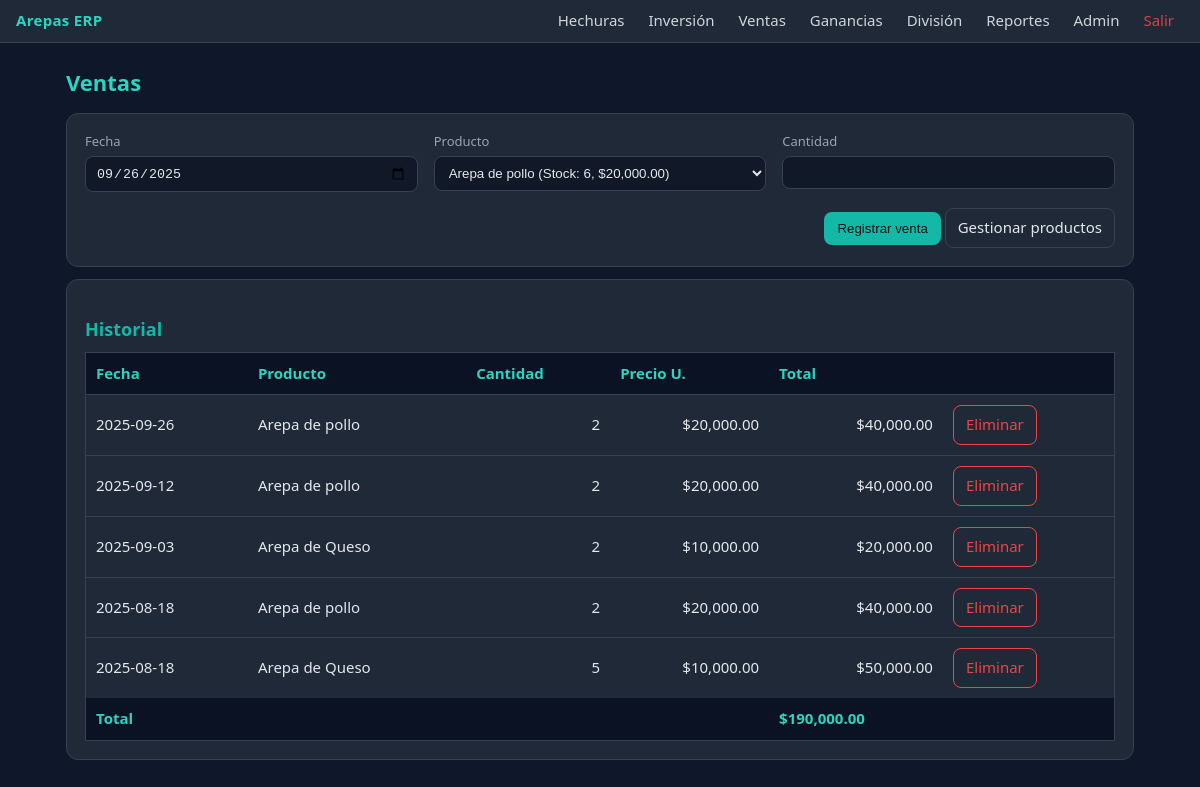
The page /arepas-erp2/public/ventas/index.php (signed in) on the database its author committed.
### tables this page shows
CREATE TABLE `ventas` (
  `id` int(11) NOT NULL,
  `fecha` date NOT NULL,
  `producto` varchar(100) NOT NULL,
  `cantidad` int(11) NOT NULL,
  `precio_unitario` decimal(10,2) NOT NULL,
  `creado_en` timestamp NOT NULL DEFAULT current_timestamp()
);

### arepas-erp2/public/ventas/index.php (the view, shortened to what this page needs)
<?php
$pdo = Database::getInstance();
$productos = $pdo->query("SELECT * FROM productos ORDER BY nombre")->fetchAll(PDO::FETCH_ASSOC);
$ventas = $pdo->query("SELECT * FROM ventas ORDER BY fecha DESC, id DESC")->fetchAll(PDO::FETCH_ASSOC);
$totalVentas = 0; foreach($ventas as $v){ $totalVentas += $v['cantidad']*$v['precio_unitario']; }
?>
<h1>Ventas</h1>
<div class="card">
  <form method="post" class="grid grid-3">
    <div>
      <label>Fecha</label>
      <input type="date" name="fecha" value="<?= date('Y-m-d') ?>" required>
    </div>
    <div>
      <label>Producto</label>
      <select name="producto_id">
        <?php foreach($productos as $p): ?>
          <option value="<?= $p['id'] ?>"><?= $p['nombre'] ?> (Stock: <?= $p['stock'] ?>, $<?= number_format($p['precio'],2) ?>)</option>
        <?php endforeach; ?>
      </select>
    </div>
    <div>
      <label>Cantidad</label>
      <input type="number" name="cantidad" min="1" required>
    </div>
    <div style="grid-column:1/-1;text-align:right">
      <button class="btn btn-primary">Registrar venta</button>
      <a class="btn btn-ghost" href="/arepas-erp2/public/productos/index.php">Gestionar productos</a>
    </div>
  </form>
</div>
<div class="card mt-3">
  <h2>Historial</h2>
  <table class="table">
    <thead><tr><th>Fecha</th><th>Producto</th><th>Cantidad</th><th>Precio U.</th><th>Total</th><th></th></tr></thead>
    <tbody>
      <?php foreach($ventas as $v): ?>
      <tr>
        <td><?= $v['fecha'] ?></td>
        <td><?= $v['producto'] ?></td>
        <td class="right"><?= $v['cantidad'] ?></td>
        <td class="right">$<?= number_format($v['precio_unitario'],2) ?></td>
        <td class="right">$<?= number_format($v['cantidad']*$v['precio_unitario'],2) ?></td>
        <td><a class="btn btn-danger" href="?delete=<?= $v['id'] ?>" onclick="return confirm('¿Eliminar venta?')">Eliminar</a></td>
      </tr>
      <?php endforeach; ?>
      <tr>
        <th colspan="4" class="right">Total</th>
        <th class="right">$<?= number_format($totalVentas,2) ?></th>
        <th></th>
      </tr>
    </tbody>
  </table>
</div>
<?php
include __DIR__ . "/../../app/views/layout.php";

### arepas-erp2/public/assets/css/app.css (style rules this page uses)
:root { --bg:#0f172a; --bg2:#111827; --panel:#1f2937; --muted:#9ca3af; --text:#e5e7eb; --brand:#14b8a6; --brand-2:#2dd4bf; --danger:#ef4444; --border:#374151; }
* { box-sizing: border-box; }
html,body { height:100%; }
body { margin:0; background:var(--bg); color:var(--text); font: 15px/1.45 ui-sans-serif, system-ui, -apple-system, Segoe UI, Roboto, "Helvetica Neue", Arial; }
.card { background:var(--panel); border:1px solid var(--border); border-radius:12px; padding:18px; }
.grid { display:grid; gap:16px; }
.grid-3 { grid-template-columns: repeat(3,1fr); }
h1 { color:var(--brand-2); font-size:22px; margin:0 0 14px }
h2 { color:var(--brand); font-size:18px; margin:18px 0 10px }
input, select { width:100%; background:var(--bg2); color:var(--text); border:1px solid var(--border); border-radius:8px; padding:8px 10px; }
label { display:block; color:var(--muted); font-size:13px; margin-bottom:6px }
.btn { display:inline-block; padding:8px 12px; border-radius:8px; text-decoration:none; border:1px solid transparent; }
.btn-primary { background:var(--brand); color:#001311; }
.btn-ghost { background:transparent; color:var(--text); border-color:var(--border); }
.btn-danger { background:transparent; color:var(--danger); border-color:var(--danger); }
.table { width:100%; border-collapse:collapse; border:1px solid var(--border); }
.table th { text-align:left; background:#0b1223; color:var(--brand-2); padding:10px; border-bottom:1px solid var(--border); }
.table td { padding:10px; border-top:1px solid var(--border); }
.mt-3 { margin-top:12px }
.right { text-align:right }

### rows shown on the page
ventas: fecha "2025-09-26", producto "Arepa de pollo", cantidad "2", precio_unitario "20,000.00", $v['cantidad']*$v['precio_unitario'] "40,000.00"
ventas: fecha "2025-09-12", producto "Arepa de pollo", cantidad "2", precio_unitario "20,000.00", $v['cantidad']*$v['precio_unitario'] "40,000.00"
ventas: fecha "2025-09-03", producto "Arepa de Queso", cantidad "2", precio_unitario "10,000.00", $v['cantidad']*$v['precio_unitario'] "20,000.00"
ventas: fecha "2025-08-18", producto "Arepa de pollo", cantidad "2", precio_unitario "20,000.00", $v['cantidad']*$v['precio_unitario'] "40,000.00"
ventas: fecha "2025-08-18", producto "Arepa de Queso", cantidad "5", precio_unitario "10,000.00", $v['cantidad']*$v['precio_unitario'] "50,000.00"

### other values the page prints
$totalVentas "190,000.00"
form field producto_id "Arepa de pollo (Stock: 6, $20,000.00)"
